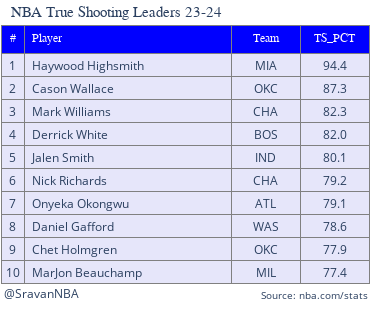

This figure's notebook cell:
### Markdown cell above
## True Shooting

### Code cell
var = "TS_PCT"
rank_players(df,var,percent=True,title="NBA True Shooting Leaders 23-24")

### Figure 1 — Plotly figure (JSON) as saved in the notebook; plotly's stock layout.template omitted (floating-point values rounded to 4 significant figures)
{"data": [{"cells": {"align": ["center", "left", "center", "center"], "fill": {"color": "lavender"}, "height": 23, "line": {"color": "grey"}, "values": [[1, 2, 3, 4, 5, 6, 7, 8, 9, 10], ["Haywood Highsmith", "Cason Wallace", "Mark Williams", "Derrick White", "Jalen Smith", "Nick Richards", "Onyeka Okongwu", "Daniel Gafford", "Chet Holmgren", "MarJon Beauchamp"], ["MIA", "OKC", "CHA", "BOS", "IND", "CHA", "ATL", "WAS", "OKC", "MIL"], ["94.4", "87.3", "82.3", "82.0", "80.1", "79.2", "79.1", "78.6", "77.9", "77.4"]]}, "columnwidth": [5, 45, 15, 15], "header": {"align": ["center", "left", "center", "center"], "fill": {"color": "blue"}, "font": {"color": "snow", "family": "Arial Black, monospace", "size": 12}, "line": {"color": "grey"}, "values": ["#", "Player", "Team", "TS_PCT"]}, "type": "table"}], "layout": {"annotations": [{"showarrow": false, "text": "@SravanNBA", "x": 0, "xshift": 1, "y": 0, "yshift": 5}, {"font": {"size": 10}, "showarrow": false, "text": "Source: nba.com/stats", "x": 1, "xshift": 1, "y": 0, "yshift": 5}], "height": 310, "margin": {"b": 1, "l": 1, "r": 1, "t": 25}, "title": {"font": {"family": "Arial Black, monospace", "size": 15}, "text": "NBA True Shooting Leaders 23-24", "x": 0.03, "y": 0.98}, "width": 370}}
